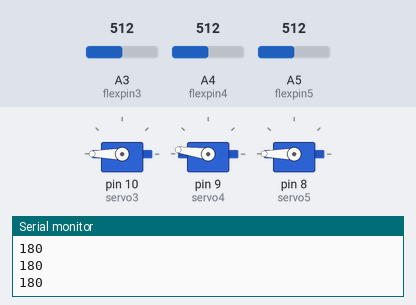
A sketch run on a simulated Arduino Uno, built with avr-gcc and run on an emulated ATmega328P. On the bench: 3 × servo, the last lines printed to the serial monitor. The inputs (shaded band) are chosen by the test bench; at power-on: A3 (flexpin3) = 512, A4 (flexpin4) = 512, A5 (flexpin5) = 512.

Above: at 1.2 s.
1.3 s: A3 (flexpin3) set to 306
At 2.5 s:
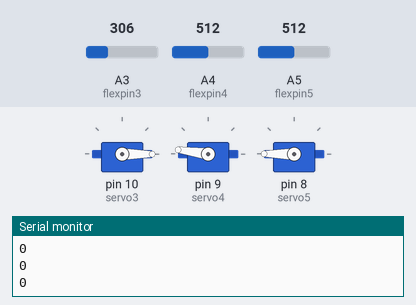
2.8 s: A4 (flexpin4) set to 716
At 4.0 s:
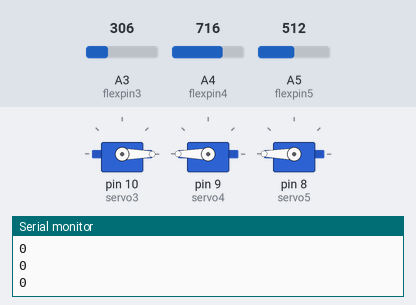
4.3 s: A5 (flexpin5) set to 306
At 5.5 s:
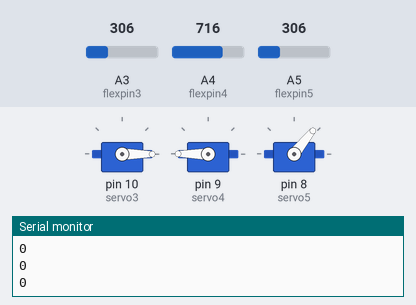
5.8 s: A5 (flexpin5) set to 122
At 7.0 s:
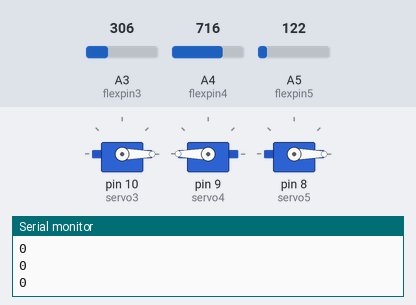
7.3 s: A3 (flexpin3) set to 511
At 8.5 s:
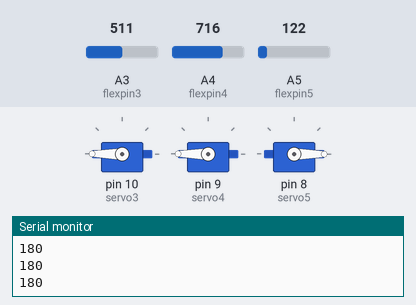
8.8 s: A4 (flexpin4) set to 511
At 10.2 s:
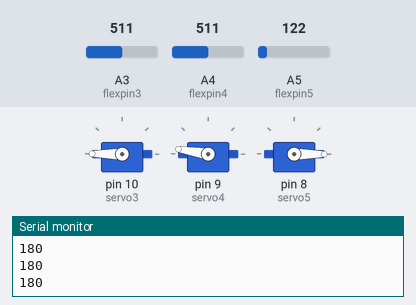
Timing chart, 0 to 11.3 s (numbered marks = the images above; inputs shaded):
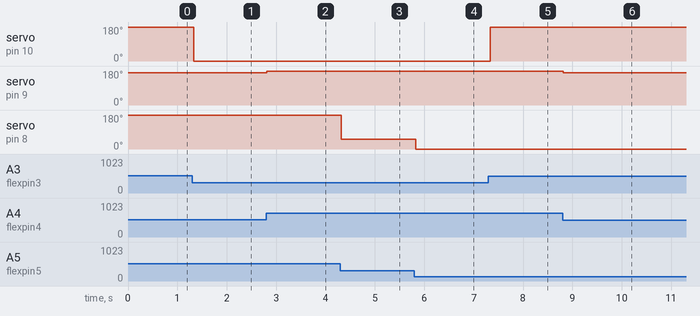

The sketch:

No_Xbee.ino
```cpp
int flexpin3 = 3;
int flexpin4 = 4;
int flexpin5 = 5;

#include <Servo.h>

Servo servo3;
Servo servo4;
Servo servo5;


int servoposition3 = 0;
int servoposition4 = 0;
int servoposition5 = 0;

void setup()
{
 Serial.begin(9600); //allows serial reading

servo3.attach(10);
servo4.attach(9);
servo5.attach(8);
 }

 void loop()
{
  int flexposition3;
  int flexposition4;
  int flexposition5;


  flexposition3 = analogRead(flexpin3);
  flexposition4 = analogRead(flexpin4);
  flexposition5 = analogRead(flexpin5);

  servoposition3 = map(flexposition3, 340, 510, 0, 180);
  servoposition4 = map(flexposition4, 320, 520, 0, 180);
  servoposition5 = map(flexposition5, 240, 470, 0, 180);

  servoposition3 = constrain(servoposition3, 0, 180);
  servoposition4 = constrain(servoposition4, 0, 180);
  servoposition5 = constrain(servoposition5, 0, 180);

Serial.println(servoposition3);
//Serial.println(servoposition4);
//Serial.println(servoposition5);


  servo3.write(servoposition3);
  servo4.write(servoposition4);
  servo5.write(servoposition5);

delay(30);
}
```

Measured:
- after the input at 1.3 s, servo on pin 10 (servo3): 180° → 0° at once
- after the input at 2.8 s, servo on pin 9 (servo4): 172° → 180° at once
- after the input at 4.3 s, servo on pin 8 (servo5): 180° → 51° at once
- after the input at 5.8 s, servo on pin 8 (servo5): 51° → 0° at once
- after the input at 7.3 s, servo on pin 10 (servo3): 0° → 180° at once
- after the input at 8.8 s, servo on pin 9 (servo4): 180° → 171° at once
